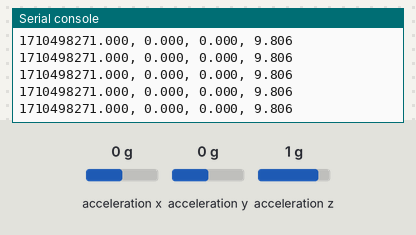
Recording of a program running on a simulated CircuitPython board. Parts: the last lines printed to the serial console. Inputs (shaded band) come from the test bench; at power-on: acceleration x 0 g, acceleration y 0 g, acceleration z 1 g. The clock reads 2024-03-15 10:24:30 at power-on unless the program sets it.

Above: at 1.2 s.
1.3 s: acceleration x set to -1.4 g
At 2.2 s:
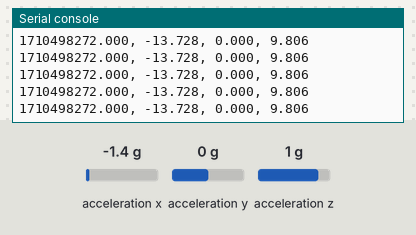
2.8 s: acceleration y set to -1.4 g
At 3.6 s:
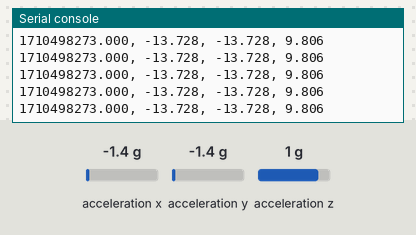
4.3 s: acceleration z set to -1.4 g
At 5.4 s:
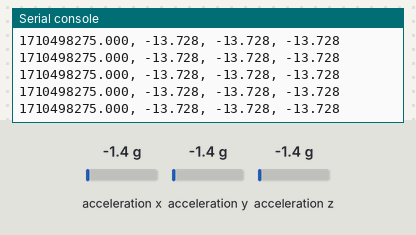

Measured:
- after the input at 1.3 s, the serial console: prints a new line at once (image 1)
- after the input at 2.8 s, the serial console: prints a new line at once (image 2)
- after the input at 4.3 s, the serial console: prints a new line at once (image 3)

The program:

lis3dh_read.py
```python
import time, board, busio
import adafruit_lis3dh

i2c = busio.I2C(board.SCL, board.SDA)
# Try 0x18 first; use 0x19 if your board ties SA0 high
lis = adafruit_lis3dh.LIS3DH_I2C(i2c, address=0x18)

lis.range = adafruit_lis3dh.RANGE_4_G
lis.data_rate = adafruit_lis3dh.DATARATE_100_HZ

print("LIS3DH ready. Ctrl+C to stop.")
while True:
    x, y, z = lis.acceleration  # m/s^2
    print(f"{time.time():.3f}, {x:.3f}, {y:.3f}, {z:.3f}")
    time.sleep(0.02)
```
